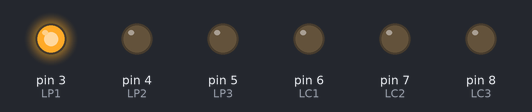
This sketch was run on a simulated Arduino Uno, built with avr-gcc and run on an emulated ATmega328P. Shown: output pins drawn as LEDs (lit = HIGH).

Above: at 0.1 s.
At 9.1 s:
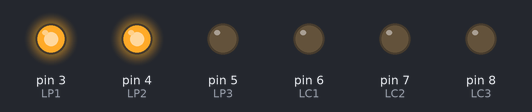
At 16.1 s:
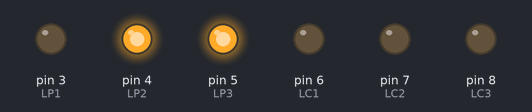
At 19.1 s:
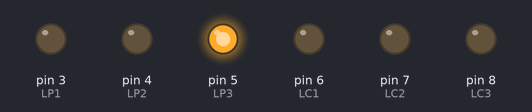
At 25.1 s:
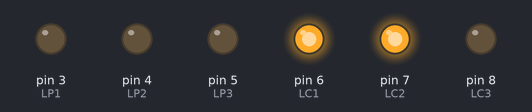
At 35.1 s:
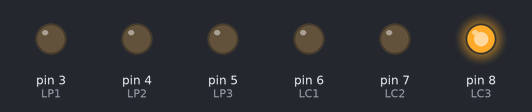
Timing chart, 0 to 40.0 s (numbered marks = the images above):
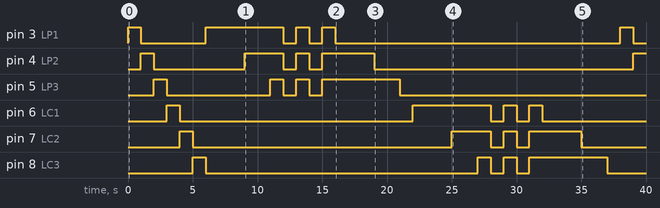

Measured:
- by itself, pin 3 (LP1): LOW → HIGH at 0.00 s, → LOW 1.0 s later, → HIGH 5.0 s later, → LOW 6.0 s later, … (10 changes in this stretch)
- by itself, pin 4 (LP2): LOW → HIGH at 1.0 s, → LOW 1.0 s later, → HIGH 7.0 s later, → LOW 3.0 s later, … (9 changes in this stretch)
- by itself, pin 5 (LP3): LOW → HIGH at 2.0 s, → LOW 1.0 s later, → HIGH 8.0 s later, → LOW 1.0 s later, … (8 changes in this stretch)
- by itself, pin 6 (LC1): LOW → HIGH at 3.0 s, → LOW 1.0 s later, → HIGH 18.0 s later, → LOW 6.0 s later, … (8 changes in this stretch)
- by itself, pin 7 (LC2): LOW → HIGH at 4.0 s, → LOW 1.0 s later, → HIGH 20.0 s later, → LOW 3.0 s later, … (8 changes in this stretch)
- by itself, pin 8 (LC3): LOW → HIGH at 5.0 s, → LOW 1.0 s later, → HIGH 21.0 s later, → LOW 1.0 s later, … (8 changes in this stretch)

The sketch:

LED_n.ino
```cpp
//4.14.2019 1:07PM Prijedor
//Nađa Popović

int LP1=3;
int LP2=4;
int LP3=5;
int LC1=6;
int LC2=7;
int LC3=8;

void setup() {
  // put your setup code here, to run once:
pinMode(LP1,OUTPUT);
pinMode(LP2,OUTPUT);
pinMode(LP3,OUTPUT);
pinMode(LC1,OUTPUT);
pinMode(LC2,OUTPUT);
pinMode(LC3,OUTPUT);

}

void loop() {
  // put your main code here, to run repeatedly:
digitalWrite(LP1,HIGH);
delay(1000);
digitalWrite(LP1,LOW);
digitalWrite(LP2,HIGH);
delay(1000);
digitalWrite(LP2,LOW);
digitalWrite(LP3,HIGH);
delay(1000);
digitalWrite(LP3,LOW);
digitalWrite(LC1,HIGH);
delay(1000);
digitalWrite(LC1,LOW);
digitalWrite(LC2,HIGH);
delay(1000);
digitalWrite(LC2,LOW);
digitalWrite(LC3,HIGH);
delay(1000);
digitalWrite(LC3,LOW);

digitalWrite(LP1,HIGH);
delay(3000);
digitalWrite(LP2,HIGH);
delay(2000);
digitalWrite(LP3,HIGH);
delay(1000);
digitalWrite(LP1,LOW);
digitalWrite(LP2,LOW);
digitalWrite(LP3,LOW);
delay(1000);
digitalWrite(LP1,HIGH);
digitalWrite(LP2,HIGH);
digitalWrite(LP3,HIGH);
delay(1000);
digitalWrite(LP1,LOW);
digitalWrite(LP2,LOW);
digitalWrite(LP3,LOW);
delay(1000);
digitalWrite(LP1,HIGH);
digitalWrite(LP2,HIGH);
digitalWrite(LP3,HIGH);
delay(1000);
digitalWrite(LP1,LOW);
delay(3000);
digitalWrite(LP2,LOW);
delay(2000);
digitalWrite(LP3,LOW);
delay(1000);

digitalWrite(LC1,HIGH);
delay(3000);
digitalWrite(LC2,HIGH);
delay(2000);
digitalWrite(LC3,HIGH);
delay(1000);
digitalWrite(LC1,LOW);
digitalWrite(LC2,LOW);
digitalWrite(LC3,LOW);
delay(1000);
digitalWrite(LC1,HIGH);
digitalWrite(LC2,HIGH);
digitalWrite(LC3,HIGH);
delay(1000);
digitalWrite(LC1,LOW);
digitalWrite(LC2,LOW);
digitalWrite(LC3,LOW);
delay(1000);
digitalWrite(LC1,HIGH);
digitalWrite(LC2,HIGH);
digitalWrite(LC3,HIGH);
delay(1000);
digitalWrite(LC1,LOW);
delay(3000);
digitalWrite(LC2,LOW);
delay(2000);
digitalWrite(LC3,LOW);
delay(1000);
}
```
